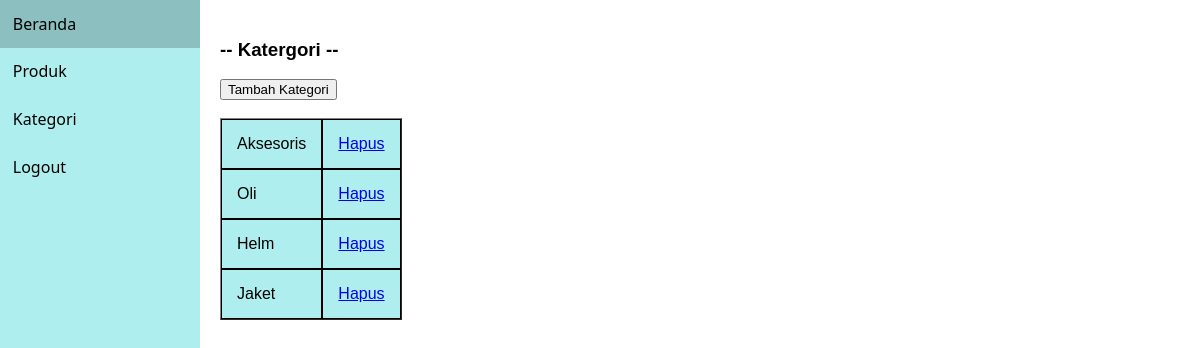
Screenshot of /kategori.php (signed in) with the database file from the repository.
### tables this page shows
CREATE TABLE `kategori` (
  `id` int(11) NOT NULL,
  `name` varchar(255) NOT NULL
);

### kategori.php (the view, shortened to what this page needs)
<?php
    include 'menu.php';
    include 'koneksi.php';
    $sql = "SELECT name FROM kategori";
    $query = mysqli_query($koneksi, $sql);
?>
<body>
    <div class="category">
        <div style="display:flex; gap: 1em">
            <div class="row align-items-center py-3 px-xl-5">
                <h3>-- Katergori --</h3>
                <form action="tambah_kategori.php" method="get">
                <button type="submit" name="tambah">Tambah Kategori</button>
                <br><br>
                </form>
                <table border ="1" cellspacing="0" cellpadding="10px">
                    <?php while($row = mysqli_fetch_assoc($query)) :?>
                        <tr>
                        <td><?php echo $row['name']?></td>
                        <td>
                            <a href="hapus_kategori.php?id=<?php echo $row['name']; ?>">Hapus</a>
                        </td>
                        </tr>
                    <?php endwhile; ?>
                </table>
            </div>
        </div>
    </div>
</body>

### menu.php (style rules this page uses)
body { margin: 0; padding: 0; }

### kategori.php (style rules this page uses)
body { font-family: Arial, sans-serif; margin: 0; padding: 0; display: flex; }
.category { width: 500px; padding: 20px; }
.category table { background-color:paleturquoise;; width: 100%; }
.category table td { border: 1px solid black; padding: 15px; text-align: left; }

### rows the page displays
kategori: name "Aksesoris"
kategori: name "Oli"
kategori: name "Helm"
kategori: name "Jaket"
